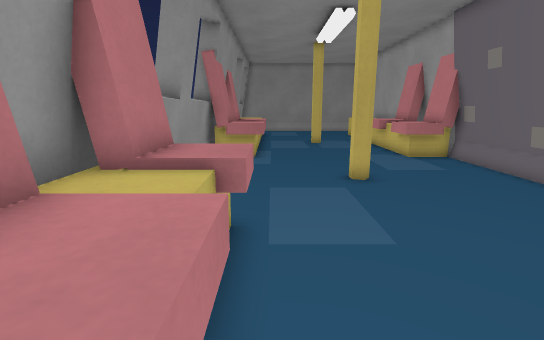
View 1 (above)

16 first-person views from a walk through a level from a Godot 3-D game. The camera is 1.2 m above the floor, tilts 12° down and sees 85° across. The floor is counted in squares, 0.5 m on a side. Each view is taken from the middle of a square. On the plan, view 1 faces up. The plan holds only what a view shows up to about 19 squares ahead; the rest is blank.

View 2
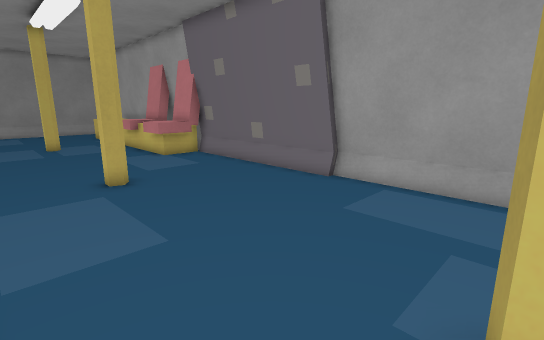

View 3
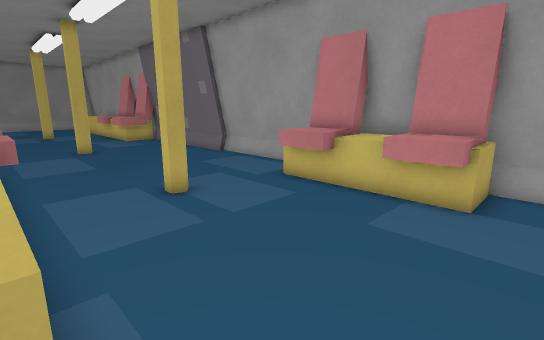

View 4
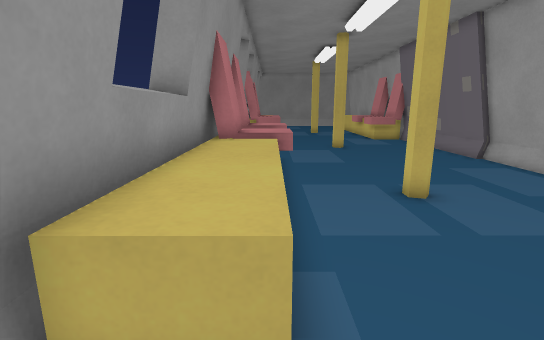

View 5
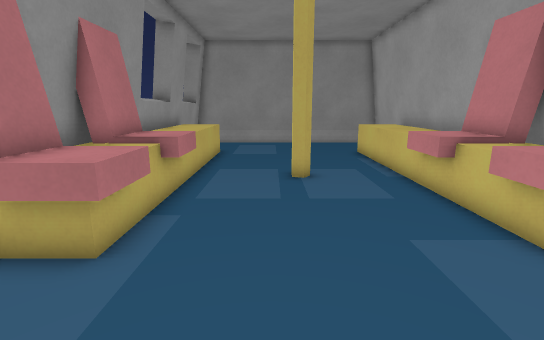

View 6
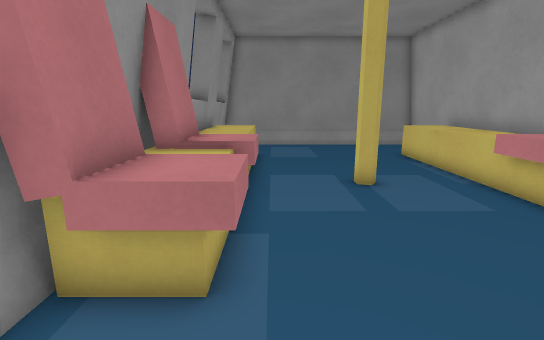

View 7
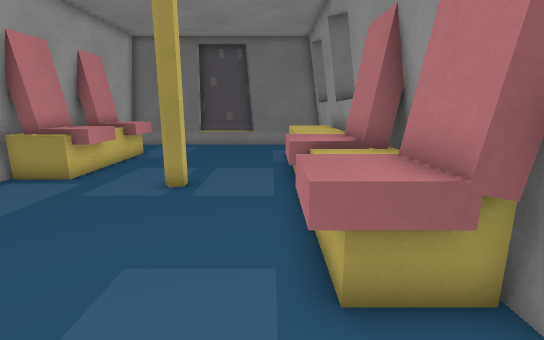

View 8
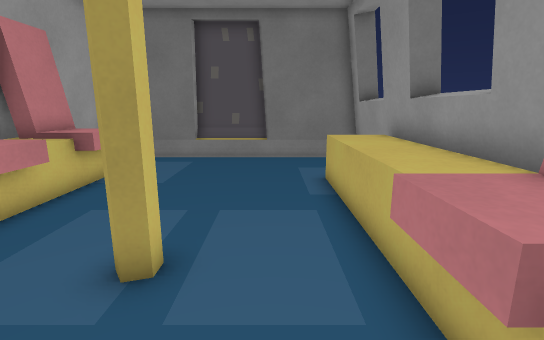

View 9
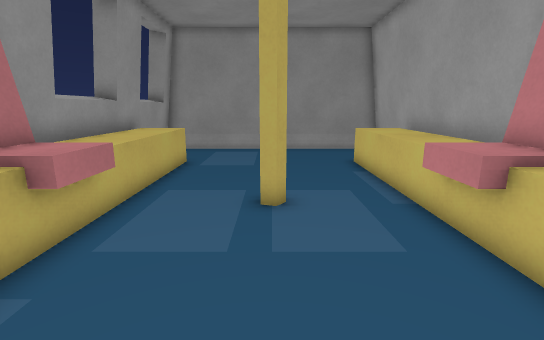

View 10
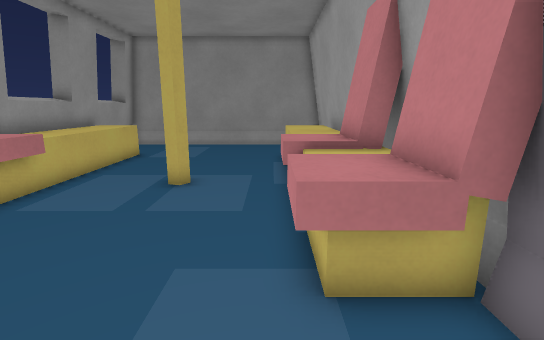

View 11
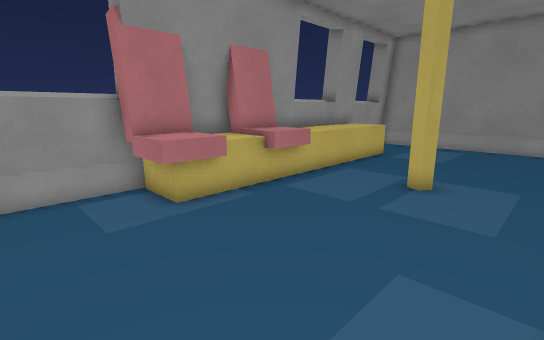

View 12
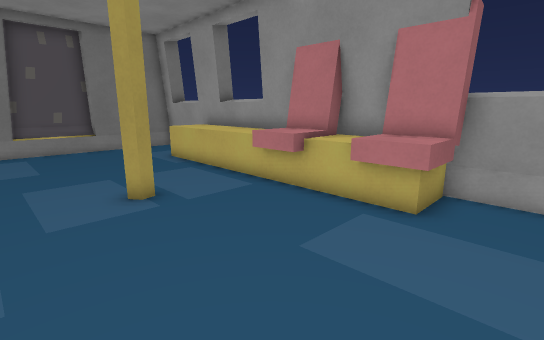

View 13
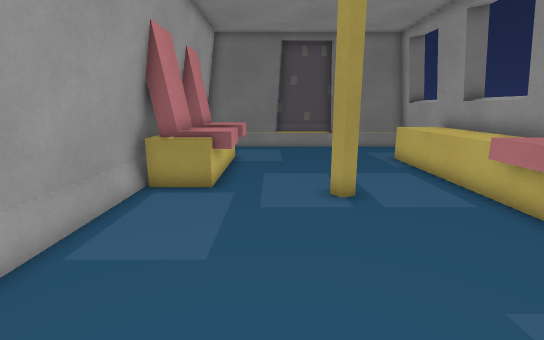

View 14
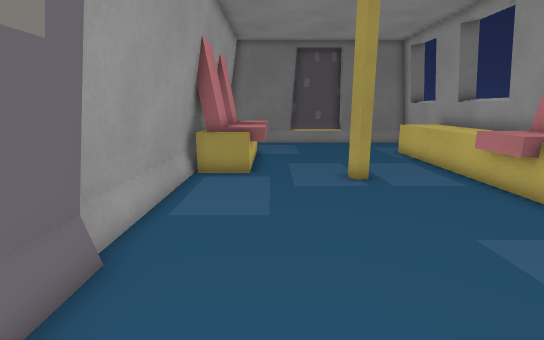

View 15
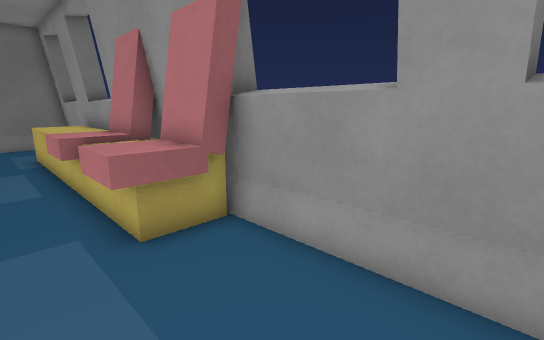

View 16
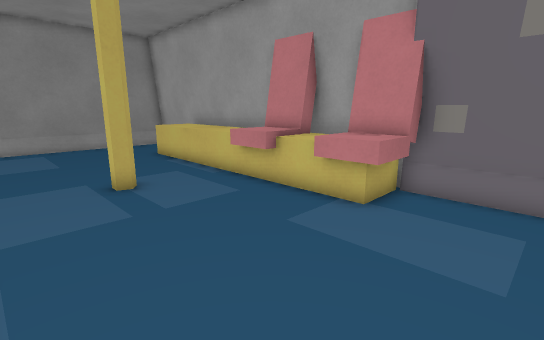

### Floor plan
Key: @ floor where view 1 was taken; # wall or solid block; . floor; = window, fence, low wall or low ledge; ^ raised ledge; P pole.
Columns run from 4 left of view 1 to 9 right of it. Each row starts with its distance up from view 1.
 30  #############
 29 ##...........#
 28  ^ ......... #
 27  ^ ......... #
 26  #^^.......^^#
 25 ##^^.......^^#
 24 #^^^.......^^#
 23  ^^^.......^^#
 22  ^^^.......^^#
 21  #^^...P...^^#
 20  # ^...P...^ #
 19  #^^......^^##
 18  #^^......^^##
 17  #^^.......^^#
 16  #^^.......^^#
 15  #^^......^^##
 14 ##^^......^^##
 13  ^..........#
 12  ^..........#
 11 #^..........#
 10  #.....P....#
  9  ^..........#
  8  ^..........#
  7  ^..........##
  6 ##^^........##
  5  #^^.........#
  4  #^^.........#
  3  #^^.........#
  2  #^^.........#
  1  #^^.........#
  0  #^^@..P.....#
 -1 ##^^.......^##
 -2  ^^^......^^##
 -3  ^^^.......^^#
 -4 #^^^.......^^#
 -5 ##^^......^^##
 -6  #^^......^^##
 -7  ^..........=#
 -8  ^...........#
 -9 ##...........#
-10  #####...#####

Where each view was taken, in squares from view 1:
view 1: 0 up, 0 right, facing up
view 2: 0 up, 0 right, facing up-right
view 3: 8 down, 1 left, facing up-right
view 4: 8 down, 1 left, facing up
view 5: 10 up, 2 right, facing up
view 6: 11 up, 0 right, facing up
view 7: 9 up, 0 right, facing down
view 8: 4 up, 1 right, facing down
view 9: 13 up, 3 right, facing up
view 10: 11 up, 6 right, facing up
view 11: 11 up, 6 right, facing up-left
view 12: 8 up, 6 right, facing down-left
view 13: 8 up, 5 right, facing down
view 14: 10 up, 6 right, facing down
view 15: 11 up, 1 right, facing down-left
view 16: 11 up, 0 right, facing up-right
